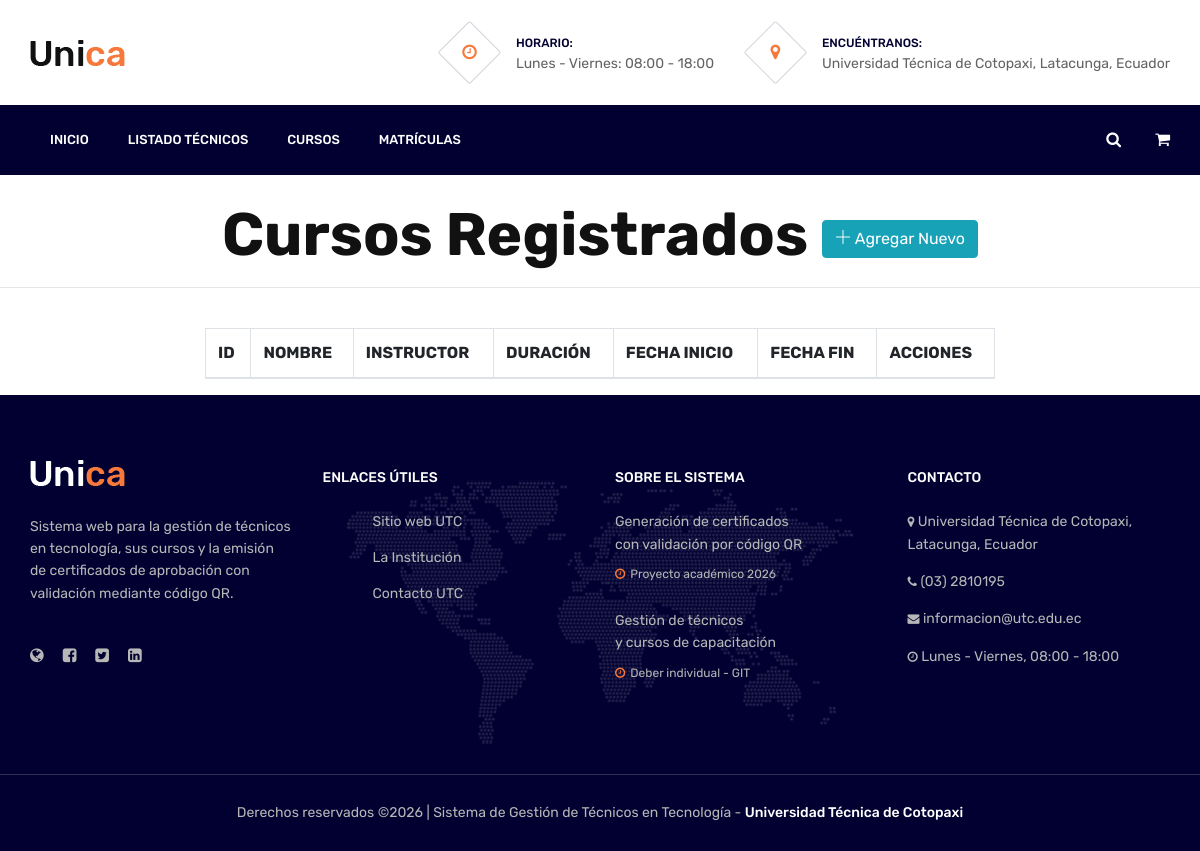
Before: /listadoCursos/ with the older database file.
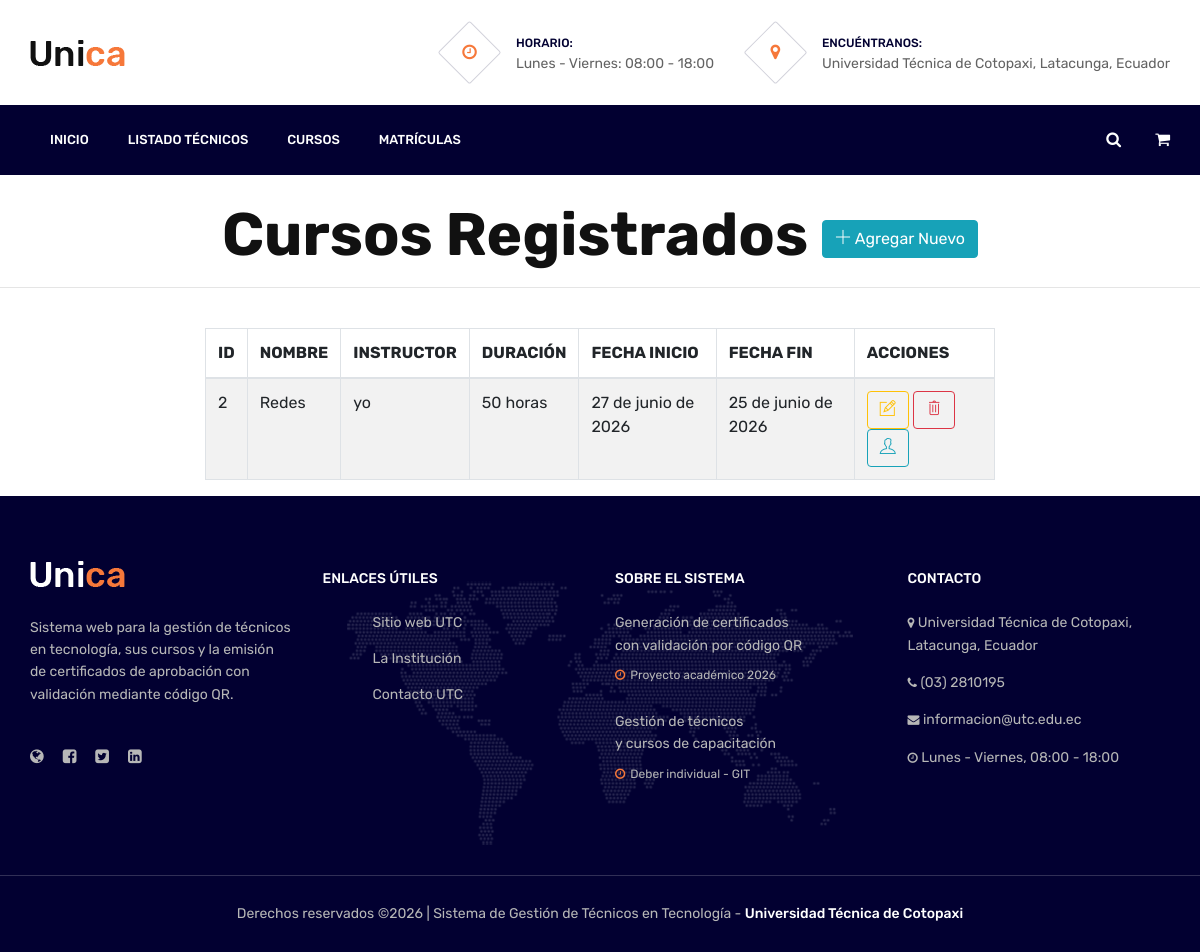
After: the same page with the newer database file.
### tecnologia/models.py (models this page shows)
class Curso(models.Model):
    id = models.AutoField(primary_key=True)
    nombre = models.CharField(max_length=100)
    descripcion = models.TextField(blank=True)
    instructor = models.CharField(max_length=100)
    horas_duracion = models.PositiveIntegerField()
    fecha_inicio = models.DateField()
    fecha_fin = models.DateField()

### tecnologia/views.py (the view)
# urls.py: path('listadoCursos/', views.listadoCursos),
def listadoCursos(request):
    cursos = Curso.objects.all()
    return render(request, 'listadoCursos.html', {'misCursos': cursos})

### tecnologia/templates/listadoCursos.html (shortened to what this page needs)
{% extends "./plantillaPrin.html" %}
{% block contenido %}
<center>
    <br>
    <h1> <b>Cursos Registrados</b>
        <a href="/nuevoCurso/" class="btn btn-info"> <i class="ti-plus"></i>
            Agregar Nuevo</a>
    </h1>
    <hr>
</center>
<br>
<div class="row">
    <div class="col-md-2"></div>
    <div class="col-md-8">
        <table id="tbl_cursos" class="table table-striped table-bordered">
            <thead>
                <tr>
                    <th>ID</th>
                    <th>NOMBRE</th>
                    <th>INSTRUCTOR</th>
                    <th>DURACIÓN</th>
                    <th>FECHA INICIO</th>
                    <th>FECHA FIN</th>
                    <th>ACCIONES</th>
                </tr>
            </thead>
            <tbody>
                {% for cursoTemporal in misCursos %}
                <tr>
                    <td>{{ cursoTemporal.id }}</td>
                    <td>{{ cursoTemporal.nombre }}</td>
                    <td>{{ cursoTemporal.instructor }}</td>
                    <td>{{ cursoTemporal.horas_duracion }} horas</td>
                    <td>{{ cursoTemporal.fecha_inicio }}</td>
                    <td>{{ cursoTemporal.fecha_fin }}</td>
                    <td>
                        <a href="/editarCurso/{{ cursoTemporal.id }}/" class="btn btn-outline-warning" title="Editar Curso">
                            <i class="ti-pencil-alt"></i>
                        </a>
                        <a href="/eliminarCurso/{{ cursoTemporal.id }}/"
                           class="btn btn-outline-danger" title="Eliminar Curso"
                           onclick="confirmarEliminacion(event, this.href)">
                            <i class="ti-trash"></i>
                        </a>
                        <a href="/listadoTecnicosCursos/{{ cursoTemporal.id }}/" class="btn btn-outline-info" title="Ver Técnicos Matriculados">
                            <i class="ti-user"></i>
                        </a>
                    </td>
                </tr>
                {% endfor %}
            </tbody>
        </table>
    </div>
</div>
{% endblock %}

Changed rows visible on the page:
added Curso: id "2", nombre "Redes", instructor "yo", horas_duracion "50", fecha_inicio "27 de junio de 2026", fecha_fin "25 de junio de 2026"
